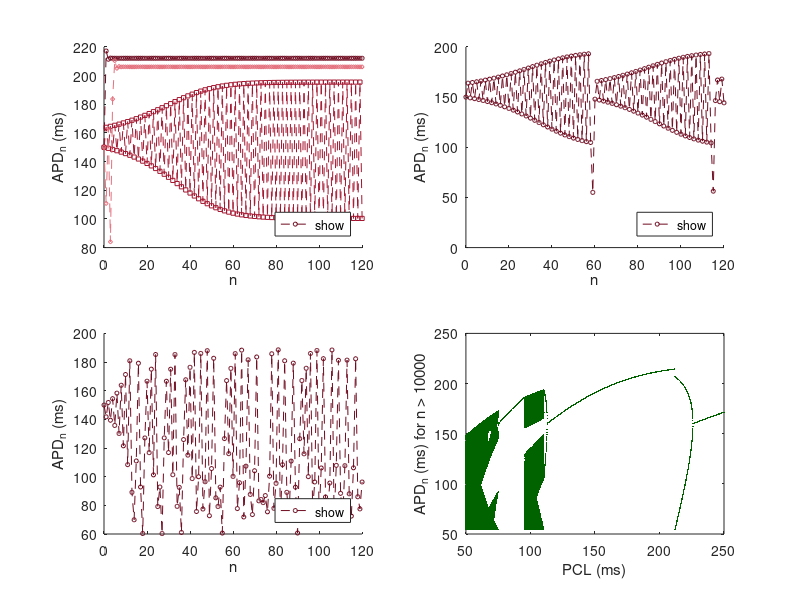

Write MATLAB code to recreate this figure.
% Fig. 1.41: Parameter study and bifurcation diagram of the APD model (book, Section 1.6, Eq. 1.49)
% APD_{n+1} = f(APD_n) with APD_0 = 150 ms, DI_min = 5 ms, and different pacing cycle lengths PCL
% (c) 2026 Philipp Kügler · Program for the book "Dynamical Systems in the Life Sciences" · MIT License (see LICENSE)
DImin = 5; APD0 = 150; N = 120;
r = @(DI) 220 - 180 * exp(-DI / 60);
f = @(APD, PCL) r(ceil((APD + DImin) ./ PCL) .* PCL - APD);

n = 0:N;
farben = [0.43 0.04 0.12; 0.64 0.08 0.18; 0.89 0.44 0.49]; marker = 'osd';
PCLliste = {[400 220 180], 110, 100};
for p = 1:3
    subplot(2, 2, p); hold on
    PCLs = PCLliste{p};
    for i = 1:numel(PCLs)
        A = zeros(1, N + 1); A(1) = APD0;
        for k = 1:N
            A(k + 1) = f(A(k), PCLs(i));
        end
        plot(n, A, ['--' marker(i)], 'Color', farben(i, :), 'MarkerSize', 3, 'DisplayName', sprintf('PCL = %d', PCLs(i)));
        fprintf('PCL = %d ms:  APD_117 ... APD_120 = ', PCLs(i)); fprintf('%.1f  ', A(118:121)); fprintf('\n');
    end
    hold off; xlabel('n'); ylabel('APD_n (ms)'); legend('show', 'Location', 'southeast');
end

PCL = linspace(50, 250, 4000);           % bifurcation diagram with respect to PCL
A = APD0 * ones(size(PCL));
for k = 1:10000
    A = f(A, PCL);
end
P = []; W = [];
for k = 1:150
    A = f(A, PCL);
    P = [P PCL]; W = [W A];
end
subplot(2, 2, 4);
plot(P, W, '.', 'Color', [0 0.39 0], 'MarkerSize', 1);
xlabel('PCL (ms)'); ylabel('APD_n (ms) for n > 10000');
